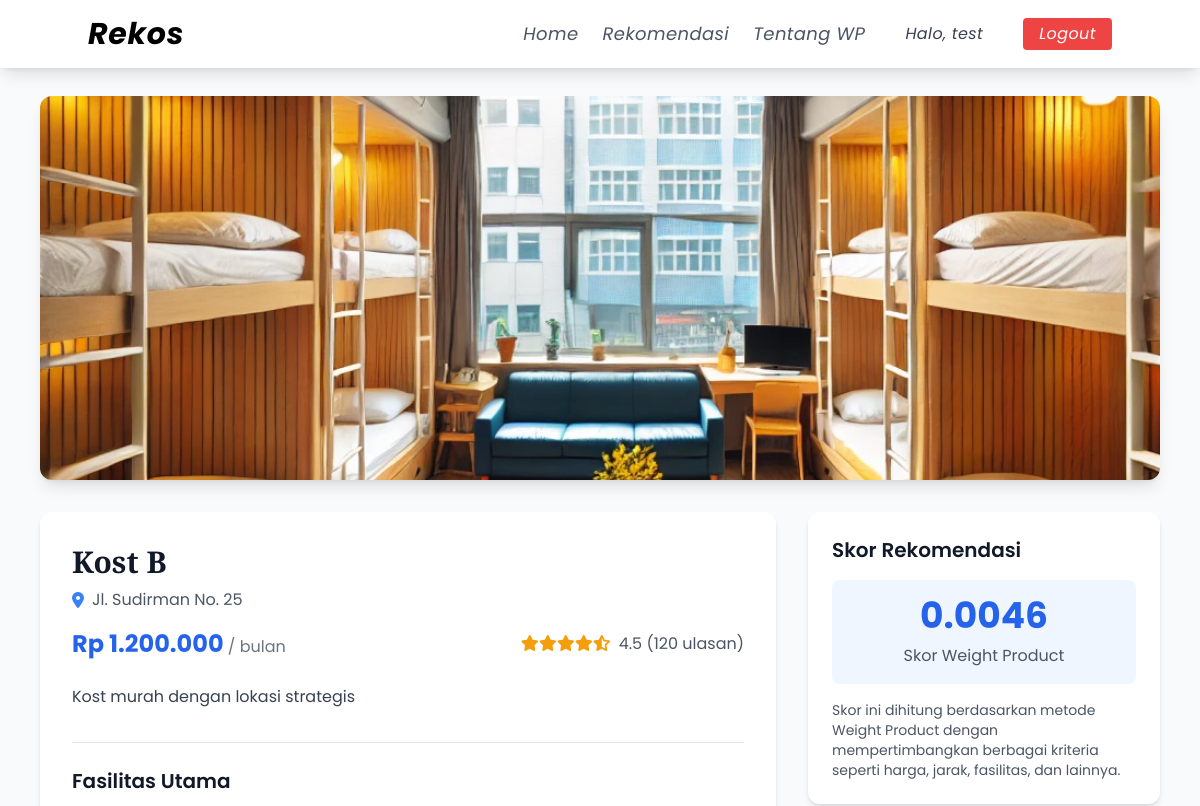
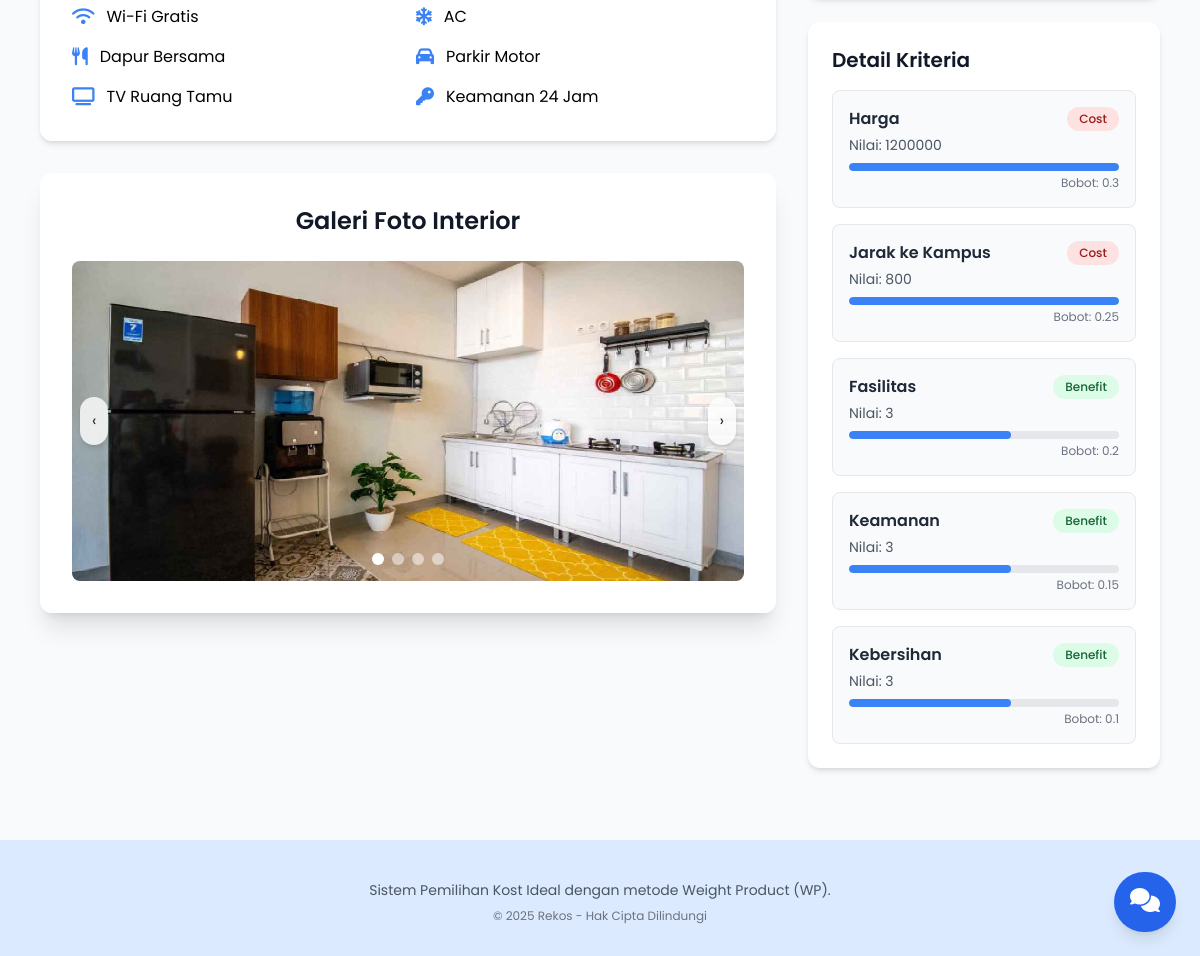
Page /detail.php?id=2 (signed in) on the committed database (2 pictures, top to bottom).
### tables this page shows
CREATE TABLE `alternatif` (
  `id_alternatif` int(11) NOT NULL,
  `nama_alternatif` varchar(100) NOT NULL,
  `alamat` text NOT NULL,
  `harga` int(11) NOT NULL,
  `deskripsi` text DEFAULT NULL,
  `gambar` varchar(255) DEFAULT NULL
);

CREATE TABLE `nilai_alternatif` (
  `id` int(11) NOT NULL,
  `id_alternatif` int(11) NOT NULL,
  `id_kriteria` int(11) NOT NULL,
  `nilai` float NOT NULL
);

CREATE TABLE `kriteria` (
  `id_kriteria` int(11) NOT NULL,
  `nama_kriteria` varchar(100) NOT NULL,
  `bobot` float NOT NULL,
  `jenis` enum('benefit','cost') NOT NULL
);

### detail.php (the view, shortened to what this page needs)
<?php
require_once 'includes/functions.php';
$id_kost = isset($_GET['id']) ? intval($_GET['id']) : 0;
$query_kost = "SELECT * FROM alternatif WHERE id_alternatif = ?";
$stmt_kost = $conn->prepare($query_kost);
$stmt_kost->bind_param("i", $id_kost);
$stmt_kost->execute();
$kost = $stmt_kost->get_result()->fetch_assoc();
$query_nilai = "
    SELECT k.nama_kriteria, n.nilai, k.jenis, k.bobot
    FROM nilai_alternatif n
    JOIN kriteria k ON n.id_kriteria = k.id_kriteria
    WHERE n.id_alternatif = ?
";
$stmt_nilai = $conn->prepare($query_nilai);
$stmt_nilai->bind_param("i", $id_kost);
$stmt_nilai->execute();
$nilai_kriteria = $stmt_nilai->get_result()->fetch_all(MYSQLI_ASSOC);
$skor = 1.0;
foreach ($nilai_kriteria as $nk) {
    if ($nk['jenis'] === 'cost') {
        $skor *= pow(1 / $nk['nilai'], $nk['bobot']);
    } else {
        $skor *= pow($nk['nilai'], $nk['bobot']);
    }
}
$skor = round($skor, 4);
$stmt_img = $conn->prepare("SELECT nama_file FROM gambar_interior WHERE id_alternatif = ?");
$stmt_img->bind_param('i', $id_kost);
$stmt_img->execute();
$result_img = $stmt_img->get_result();
$images = [];
while ($row = $result_img->fetch_assoc()) {
    $image_path = $row['nama_file'];
    if (file_exists($image_path)) {
        $images[] = $image_path;
    } else {
        error_log("Gambar tidak ditemukan: " . $image_path);
    }
}
?>
<!DOCTYPE html>
<html lang="id">
<head>
    <script src="https://cdn.tailwindcss.com"></script>
    <link rel="stylesheet" href="https://cdnjs.cloudflare.com/ajax/libs/font-awesome/6.4.2/css/all.min.css">
    <link rel="stylesheet" href="js/style.js">
    <link rel="stylesheet" href="https://cdnjs.cloudflare.com/ajax/libs/font-awesome/6.4.2/css/all.min.css">
</head>
<body>
    <?php include 'includes/navbar.php'; ?>
    <div class="pt-24 pb-12 px-4 max-w-6xl mx-auto">
        <div class="relative mb-8 rounded-xl overflow-hidden shadow-lg">
            <img src="images/<?= htmlspecialchars($kost['gambar']) ?>" alt="<?= htmlspecialchars($kost['nama_alternatif']) ?>" class="w-full h-96 object-cover">
        </div>
        <div class="grid grid-cols-1 lg:grid-cols-3 gap-8">
            <div class="lg:col-span-2">
                <div class="bg-white rounded-xl shadow-md p-8 mb-8">
                    <h1 class="text-3xl font-bold text-gray-900 mb-2 playfair"><?= htmlspecialchars($kost['nama_alternatif']) ?></h1>
                    <p class="text-gray-600 mb-4 flex items-center">
                        <i class="fas fa-map-marker-alt text-blue-500 mr-2"></i>
                        <?= htmlspecialchars($kost['alamat']) ?>
                    </p>
                    <div class="flex flex-wrap items-center justify-between mb-6">
                        <div>
                            <span class="text-2xl font-bold text-blue-600">Rp <?= number_format($kost['harga'], 0, ',', '.') ?></span>
                            <span class="text-gray-500">/ bulan</span>
                        </div>
                        <div class="flex items-center">
                            <div class="rating-star mr-2">
                                <?php
                                $rating = 4.5;
                                $full_stars = floor($rating);
                                $half_star = ($rating - $full_stars) >= 0.5;
                                for ($i = 1; $i <= 5; $i++) {
                                    if ($i <= $full_stars) {
                                        echo '<i class="fas fa-star"></i>';
                                    } elseif ($half_star && $i == $full_stars + 1) {
                                        echo '<i class="fas fa-star-half-alt"></i>';
                                    } else {
                                        echo '<i class="far fa-star"></i>';
                                    }
                                }
                                ?>
                            </div>
                            <span class="text-gray-600"><?= $rating ?> (120 ulasan)</span>
                        </div>
                    </div>
                    <p class="text-gray-700 mb-8 leading-relaxed"><?= htmlspecialchars($kost['deskripsi']) ?></p>
                    <div class="border-t border-gray-200 pt-6">
                        <h2 class="text-xl font-semibold text-gray-900 mb-4">Fasilitas Utama</h2>
                        <div class="grid grid-cols-2 gap-4">
                            <div class="flex items-center">
                                <i class="fas fa-wifi text-blue-500 mr-3 text-lg"></i>
                                <span>Wi-Fi Gratis</span>
                            </div>
                            <div class="flex items-center">
                                <i class="fas fa-snowflake text-blue-500 mr-3 text-lg"></i>
                                <span>AC</span>
                            </div>
                            <div class="flex items-center">
                                <i class="fas fa-utensils text-blue-500 mr-3 text-lg"></i>
                                <span>Dapur Bersama</span>
                            </div>
                            <div class="flex items-center">
                                <i class="fas fa-car text-blue-500 mr-3 text-lg"></i>
                                <span>Parkir Motor</span>
                            </div>
                            <div class="flex items-center">
                                <i class="fas fa-tv text-blue-500 mr-3 text-lg"></i>
                                <span>TV Ruang Tamu</span>
                            </div>
                            <div class="flex items-center">
                                <i class="fas fa-key text-blue-500 mr-3 text-lg"></i>
                                <span>Keamanan 24 Jam</span>
                            </div>
                        </div>
                    </div>
                </div>
                <div class="bg-white rounded-xl shadow-xl p-8 mb-8 max-w-4xl mx-auto">
                    <h2 class="text-2xl font-semibold text-gray-900 mb-6 text-center">Galeri Foto Interior</h2>
                    <div class="relative overflow-hidden rounded-lg h-80 bg-gray-100">
                        <div id="carousel" class="h-full w-full relative">
                            <?php foreach ($images as $index => $image): ?>
                                <img src="<?= htmlspecialchars($image) ?>"
                                    alt="Interior Kost <?= $index + 1 ?>"
                                    class="carousel-image absolute top-0 left-0 w-full h-full object-cover transition-opacity duration-500 <?= $index === 0 ? 'opacity-100' : 'opacity-0' ?>"
                                    data-index="<?= $index ?>"
                                    onclick="openLightbox('<?= htmlspecialchars($image) ?>')">
                            <?php endforeach; ?>
                        </div>
                        <?php if (!empty($images) && count($images) > 1): ?>
                            <button id="prevBtn" class="absolute left-2 top-1/2 transform -translate-y-1/2 bg-white/80 text-gray-800 p-3 rounded-full shadow-md hover:bg-white transition z-10">
                                ‹
                            </button>
                            <button id="nextBtn" class="absolute right-2 top-1/2 transform -translate-y-1/2 bg-white/80 text-gray-800 p-3 rounded-full shadow-md hover:bg-white transition z-10">
                                ›
                            </button>
                            <div id="dots" class="absolute bottom-4 left-1/2 transform -translate-x-1/2 flex space-x-2 z-10"></div>
                        <?php endif; ?>
                    </div>
                </div>
            </div>
            <div class="lg:col-span-1">
                <div class="bg-white rounded-xl shadow-md p-6 mb-6">
                    <h2 class="text-xl font-semibold text-gray-900 mb-4">Skor Rekomendasi</h2>
                    <div class="bg-blue-50 rounded-lg p-4 text-center">
                        <div class="text-4xl font-bold text-blue-600 mb-2"><?= $skor ?></div>
                        <p class="text-gray-600">Skor Weight Product</p>
                    </div>
                    <p class="text-gray-600 mt-4 text-sm">
                        Skor ini dihitung berdasarkan metode Weight Product dengan mempertimbangkan berbagai kriteria seperti harga, jarak, fasilitas, dan lainnya.
                    </p>
                </div>
                <div class="bg-white rounded-xl shadow-md p-6 mb-6">
                    <h2 class="text-xl font-semibold text-gray-900 mb-4">Detail Kriteria</h2>
                    <div class="space-y-4">
                        <?php foreach ($nilai_kriteria as $kriteria): ?>
                            <div class="criteria-card bg-gray-50 p-4 rounded-lg border border-gray-200">
                                <div class="flex justify-between items-start">
                                    <div>
                                        <h3 class="font-semibold text-gray-800"><?= htmlspecialchars($kriteria['nama_kriteria']) ?></h3>
                                        <p class="text-gray-600 text-sm mt-1">Nilai: <?= $kriteria['nilai'] ?></p>
                                    </div>
                                    <span class="px-3 py-1 rounded-full text-xs font-medium
                    <?= $kriteria['jenis'] == 'benefit' ? 'bg-green-100 text-green-800' : 'bg-red-100 text-red-800' ?>">
                                        <?= $kriteria['jenis'] == 'benefit' ? 'Benefit' : 'Cost' ?>
                                    </span>
                                </div>
                                <div class="mt-2">
                                    <div class="w-full bg-gray-200 rounded-full h-2 overflow-hidden">
                                        <?php
                                        $nilai = floatval($kriteria['nilai']);
                                        $persentase = min(100, ($nilai / 5) * 100);
                                        ?>
                                        <div class="bg-blue-500 h-2 rounded-full" style="width: <?= $persentase ?>%"></div>
                                    </div>
                                    <p class="text-right text-xs text-gray-500 mt-1">Bobot: <?= $kriteria['bobot'] ?></p>
                                </div>
                            </div>
                        <?php endforeach; ?>
                    </div>
                </div>
                <button onclick="toggleContact()" class="fixed bottom-6 right-6 bg-blue-600 text-white p-4 rounded-full shadow-lg hover:bg-blue-700 transition duration-300 z-50">
                    <i class="fas fa-comments text-2xl"></i>
                </button>
            </div>
        </div>
    </div>
    <footer class="bg-blue-100 text-gray-800 py-8 text-center">
        <div class="max-w-4xl mx-auto px-6">
            <p class="text-gray-600 text-sm mt-2">
                Sistem Pemilihan Kost Ideal dengan metode Weight Product (WP).
            </p>
            <p class="text-gray-500 text-xs mt-2">
                &copy; <?= date('Y') ?> Rekos - Hak Cipta Dilindungi
            </p>
        </div>
    </footer>
</body>
</html>

### css/style.css (style rules this page uses)
body { font-family: 'Poppins', sans-serif; }

### detail.php (style rules this page uses)
body { font-family: 'Poppins', sans-serif; background-color: #f8fafc; }
.playfair { font-family: 'Playfair Display', serif; }
.rating-star { color: #F59E0B; }
.criteria-card { transition: all 0.3s ease; }
.carousel-image { width: 100%; height: 100%; object-fit: cover; transition: opacity 0.5s ease-in-out; cursor: pointer; }

### rows in the picture
alternatif: gambar (picture), nama_alternatif "Kost B", alamat "Jl. Sudirman No. 25", harga "1.200.000", deskripsi "Kost murah dengan lokasi strategis"
nilai_alternatif: id_kriteria.nama_kriteria "Harga", nilai "1200000", shows "Cost", id_kriteria.bobot "0.3"
nilai_alternatif: id_kriteria.nama_kriteria "Jarak ke Kampus", nilai "800", shows "Cost", id_kriteria.bobot "0.25"
nilai_alternatif: id_kriteria.nama_kriteria "Fasilitas", nilai "3", shows "Benefit", id_kriteria.bobot "0.2"
nilai_alternatif: id_kriteria.nama_kriteria "Keamanan", nilai "3", shows "Benefit", id_kriteria.bobot "0.15"
nilai_alternatif: id_kriteria.nama_kriteria "Kebersihan", nilai "3", shows "Benefit", id_kriteria.bobot "0.1"

### other values in the picture
$username "test"
$rating "4.5"
$skor "0.0046"
